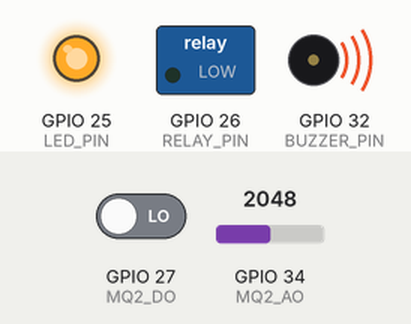
Bench run of a sketch on a simulated ESP32. On the bench: switched loads named in the sketch (green lamp = pin HIGH), output pins drawn as LEDs (lit = HIGH), buzzer (waves = sounding, pin HIGH). The inputs (shaded band) are chosen by the test bench; at power-on: GPIO 27 (MQ2_DO) LOW, GPIO 34 (MQ2_AO) = 2048. WiFi joins after 1.5 s; servers stay silent unless stated; what the sketch prints to the serial monitor is not drawn.

Above: at 32.18 s.
At 33.53 s:
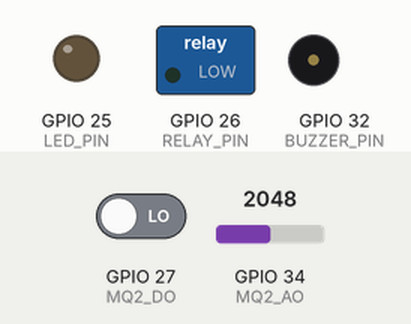
At 34.9 s:
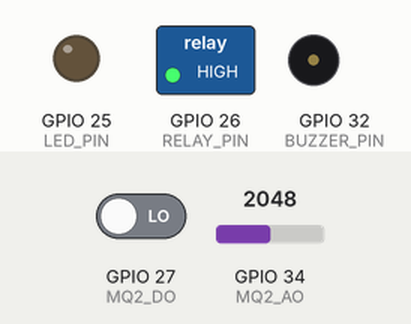
Timing chart, 0 to 36.4 s (numbered marks = the images above):
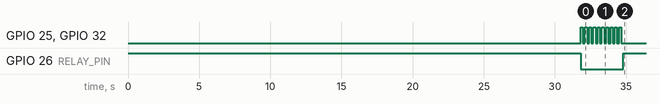

Measured:
- by itself, GPIO 25 (LED_PIN), GPIO 32 (BUZZER_PIN): alternates HIGH for 0.15 s and LOW for 0.15 s, 20 changes in all, then stays LOW
- by itself, GPIO 26 (RELAY_PIN): HIGH → LOW at 31.8 s, → HIGH 3.0 s later

The sketch:

MQ2_Sensor.ino
```cpp
#define BLYNK_PRINT Serial

#define BLYNK_TEMPLATE_ID "TMPL6fpM27KO7"
#define BLYNK_TEMPLATE_NAME "Nhà Thông Minh"
#define BLYNK_AUTH_TOKEN "dtBmPJOP2Gjdgdp6-BRvxMUT84LEDvV3"

#include <WiFi.h>
#include <BlynkSimpleEsp32.h>

// ===== WIFI =====
char ssid[] = "Quang Ninh";
char pass[] = "98989898";

// ===== PIN =====
#define MQ2_DO 27
#define MQ2_AO 34

#define LED_PIN 25
#define BUZZER_PIN 32
#define RELAY_PIN 26

// ===== SYSTEM =====
bool blinkState = false;
unsigned long previousMillis = 0;
const int interval = 150;

const int alarmDuration = 3000;
bool gasAlarm = false;
unsigned long alarmStartTime = 0;

// ===== MODE =====
bool manualMode = false;
bool relayState = false;

// ===== BLYNK =====
BLYNK_WRITE(V2) {
  int value = param.asInt();

  manualMode = value;  // 1 = manual, 0 = auto

  digitalWrite(RELAY_PIN, value ? LOW : HIGH);

  Serial.print("Manual Mode: ");
  Serial.println(manualMode);
}

BLYNK_CONNECTED() {
  Blynk.syncVirtual(V2);
}

void setup() {
  Serial.begin(115200);

  pinMode(MQ2_DO, INPUT);
  pinMode(LED_PIN, OUTPUT);
  pinMode(BUZZER_PIN, OUTPUT);
  pinMode(RELAY_PIN, OUTPUT);

  digitalWrite(RELAY_PIN, HIGH); // relay OFF
  digitalWrite(LED_PIN, LOW);
  digitalWrite(BUZZER_PIN, LOW);

  Serial.println("Khoi dong MQ2...");
  delay(30000); // warm-up

  Blynk.begin(BLYNK_AUTH_TOKEN, ssid, pass);
}

void loop() {
  Blynk.run();

  int gasDetected = digitalRead(MQ2_DO);
  int gasValue = analogRead(MQ2_AO);

  Serial.print("Gas AO: ");
  Serial.println(gasValue);
  Serial.print("D0: ");
  Serial.println(gasDetected);

  // ===== AUTO MODE =====
  if (!manualMode) {

    if (gasDetected == LOW && !gasAlarm) {
      gasAlarm = true;
      alarmStartTime = millis();
    }

    unsigned long currentMillis = millis();

    if (gasAlarm && (currentMillis - alarmStartTime < alarmDuration)) {

      if (currentMillis - previousMillis >= interval) {
        previousMillis = currentMillis;
        blinkState = !blinkState;

        digitalWrite(LED_PIN, blinkState);
        digitalWrite(BUZZER_PIN, blinkState);
      }

      // bật quạt
      digitalWrite(RELAY_PIN, LOW);

    } else {
      digitalWrite(LED_PIN, LOW);
      digitalWrite(BUZZER_PIN, LOW);
      digitalWrite(RELAY_PIN, HIGH);

      if (gasDetected == HIGH) {
        gasAlarm = false;
      }
    }
  }
}
```
